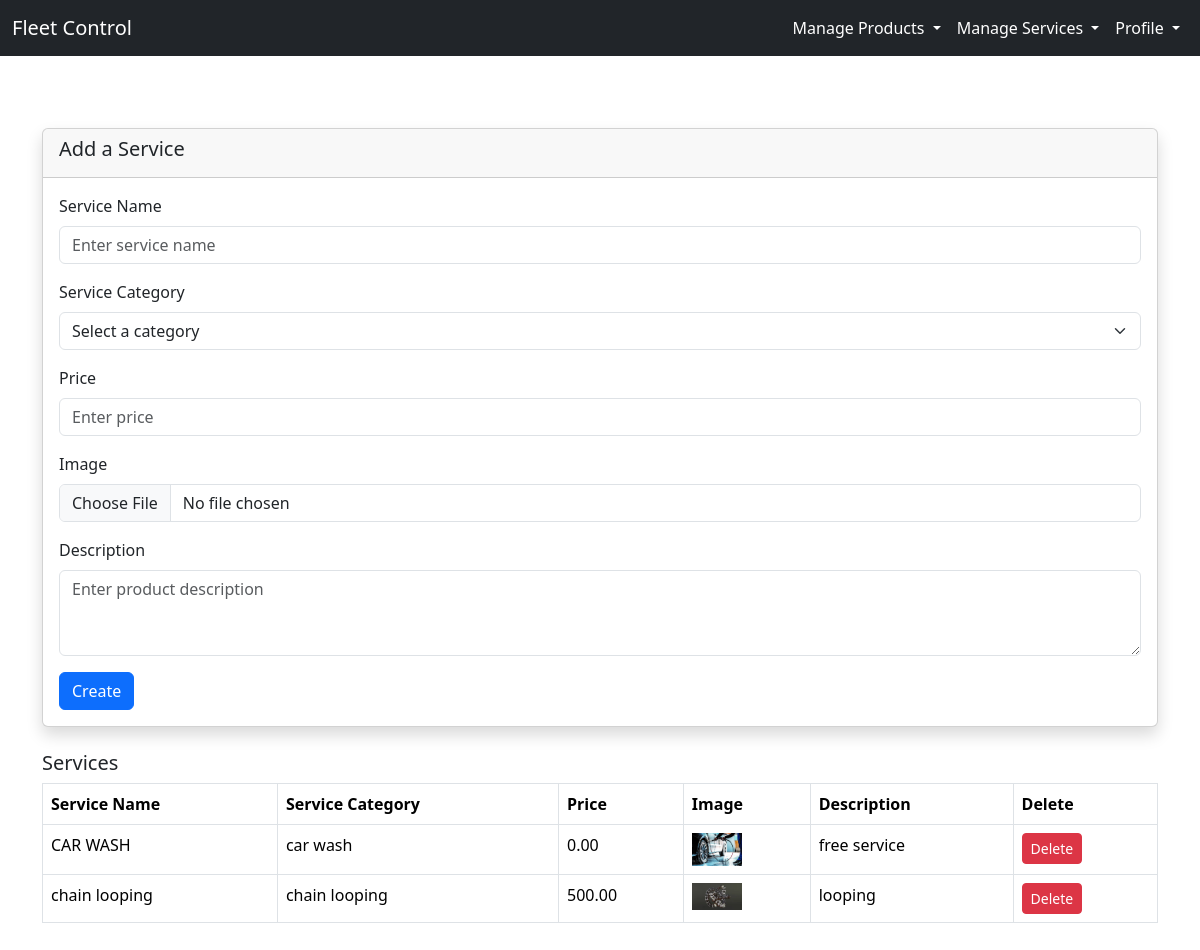
Page /manage_services (signed in) on the committed database.
### service_app/models.py (models this page shows, shortened)
class Service(models.Model):
    service_name = models.CharField(max_length=100)
    category = models.ForeignKey(Service_category, on_delete=models.CASCADE)
    price = models.DecimalField(max_digits=10, decimal_places=2)
    image = models.ImageField(upload_to='service_images', blank=True, null=True)
    description = models.TextField()
    user = models.ForeignKey(User, on_delete=models.CASCADE, blank=True, null=True)
    @property
    def imageURL(self):
        try:
            url = self.image.url
        except:
            url = ''
        return url

class Service_category(models.Model):
    category_name = models.CharField(max_length=100)
    user = models.ForeignKey(User, on_delete=models.CASCADE, blank=True, null=True)

### service_app/views.py (the view, shortened to what this page needs)
# urls.py: path('manage_services', views.manage_services, name='manage_services'),
def manage_services(request):
    products = Service.objects.filter(user=request.user)
    categories = Service_category.objects.filter(user=request.user)
    context = {
        'products': products,
        'categories': categories,
    }
    return render(request, 'service_center/manage_services.html', context)

### templates/service_center/manage_services.html (shortened to what this page needs)
{% extends 'service_center/service_base.html' %}
{% load static %}
{% block content %}
<br>
<br>
<div class="container mt-4">
    <div class="card shadow">
        <div class="card-header">
            <h5>Add a Service</h5>
        </div>
        <div class="card-body">
            <form method="POST" enctype="multipart/form-data">
                <div class="mb-3">
                    <label for="productName" class="form-label">Service Name</label>
                    <input type="text" class="form-control" id="productName" name="product_name" placeholder="Enter service name" required>
                </div>
                <div class="mb-3">
                    <label for="category" class="form-label">Service Category</label>
                    <select class="form-select" id="category" name="category" required>
                        <option value="">Select a category</option>
                    </select>
                </div>
                <div class="mb-3">
                    <label for="price" class="form-label">Price</label>
                    <input type="number" step="0.01" class="form-control" id="price" name="price" placeholder="Enter price" required>
                </div>
                <div class="mb-3">
                    <label for="image" class="form-label">Image</label>
                    <input type="file" class="form-control" id="image" name="image">
                </div>
                <div class="mb-3">
                    <label for="description" class="form-label">Description</label>
                    <textarea class="form-control" id="description" name="description" rows="3" placeholder="Enter product description" required></textarea>
                </div>
                <button type="submit" class="btn btn-primary">Create</button>
            </form>
        </div>
    </div>
    <div class="mt-4">
        <h5>Services</h5>
        <table class="table table-bordered">
            <thead>
                <tr>
                    <th>Service Name</th>
                    <th>Service Category</th>
                    <th>Price</th>
                    <th>Image</th>
                    <th>Description</th>
                    <th>Delete</th>
                </tr>
            </thead>
            <tbody>
                {% for product in products %}
                    <tr>
                        <td>{{ product.service_name }}</td>
                        <td>{{ product.category.category_name }}</td>
                        <td>{{ product.price }}</td>
                        <td><img src="{{ product.imageURL }}" alt="{{ product.product_name }}" width="50"></td>
                        <td>{{ product.description }}</td>
                        <td>
                            <form method="POST" action="{% url 'delete_service' product.pk %}" class="d-inline">
                                <button type="submit" class="btn btn-danger btn-sm">Delete</button>
                            </form>
                        </td>
                    </tr>
                {% endfor %}
            </tbody>
        </table>
    </div>
</div>
<br>
<br>
{% endblock %}

### rows in the picture
Service: service_name "CAR WASH", category.category_name "car wash", price "0.00", imageURL (picture), description "free service"
Service: service_name "chain looping", category.category_name "chain looping", price "500.00", imageURL (picture), description "looping"
